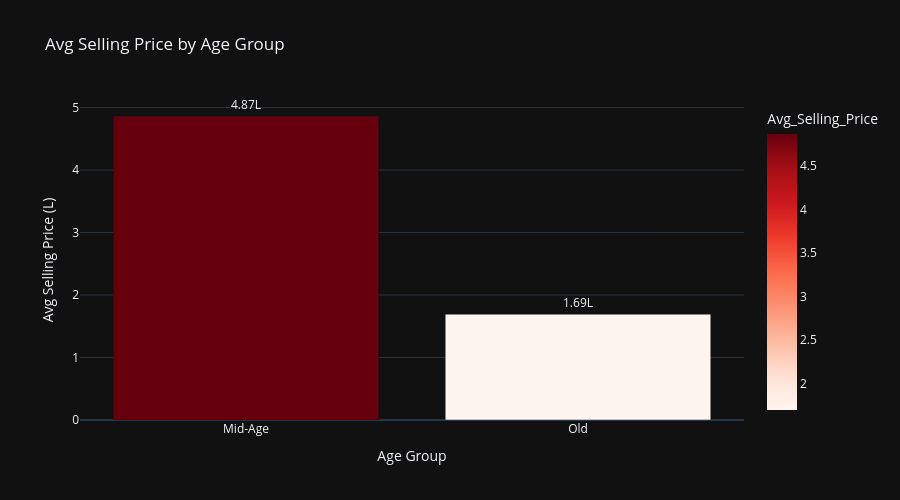

Write notebook code for a chart like this one.
### Code cell
import plotly.express as px 

age_group_sales = (data.groupby('Age_Group')['Selling_Price']
                .mean()
                .reset_index())
age_group_sales.columns = ['Age_Group', 'Avg_Selling_Price']

fig = px.bar(age_group_sales,
            x='Age_Group',
            y='Avg_Selling_Price',
            title='Avg Selling Price by Age Group',
            color='Avg_Selling_Price',
            color_continuous_scale='Reds',
            text='Avg_Selling_Price',
            template='plotly_dark',
            height=500)

fig.update_traces(textposition='outside', texttemplate='%{y:.2f}L')
fig.update_layout(
xaxis_title='Age Group',
yaxis_title='Avg Selling Price (L)'
)
fig.show() 

age_group_full = data.groupby('Age_Group').agg(
    Avg_Price = ('Selling_Price' , 'mean') , 
    Count = ('Selling_Price' , 'count')
).reset_index() 

print(age_group_full)

### Figure 1 — Plotly figure (JSON) as saved in the notebook; plotly's stock layout.template omitted (floating-point values rounded to 4 significant figures)
{"data": [{"hovertemplate": "Age_Group=%{x}<br>Avg_Selling_Price=%{marker.color}<extra></extra>", "legendgroup": "", "marker": {"color": [4.865, 1.694], "coloraxis": "coloraxis", "pattern": {"shape": ""}}, "name": "", "orientation": "v", "showlegend": false, "text": [4.865, 1.694], "textposition": "outside", "texttemplate": "%{y:.2f}L", "type": "bar", "x": ["Mid-Age", "Old"], "xaxis": "x", "y": [4.865, 1.694], "yaxis": "y"}], "layout": {"barmode": "relative", "coloraxis": {"colorbar": {"title": {"text": "Avg_Selling_Price"}}, "colorscale": [[0, "rgb(255,245,240)"], [0.125, "rgb(254,224,210)"], [0.25, "rgb(252,187,161)"], [0.375, "rgb(252,146,114)"], [0.5, "rgb(251,106,74)"], [0.625, "rgb(239,59,44)"], [0.75, "rgb(203,24,29)"], [0.875, "rgb(165,15,21)"], [1, "rgb(103,0,13)"]]}, "height": 500, "legend": {"tracegroupgap": 0}, "title": {"text": "Avg Selling Price by Age Group"}, "xaxis": {"anchor": "y", "domain": [0, 1], "title": {"text": "Age Group"}}, "yaxis": {"anchor": "x", "domain": [0, 1], "title": {"text": "Avg Selling Price (L)"}}}}
